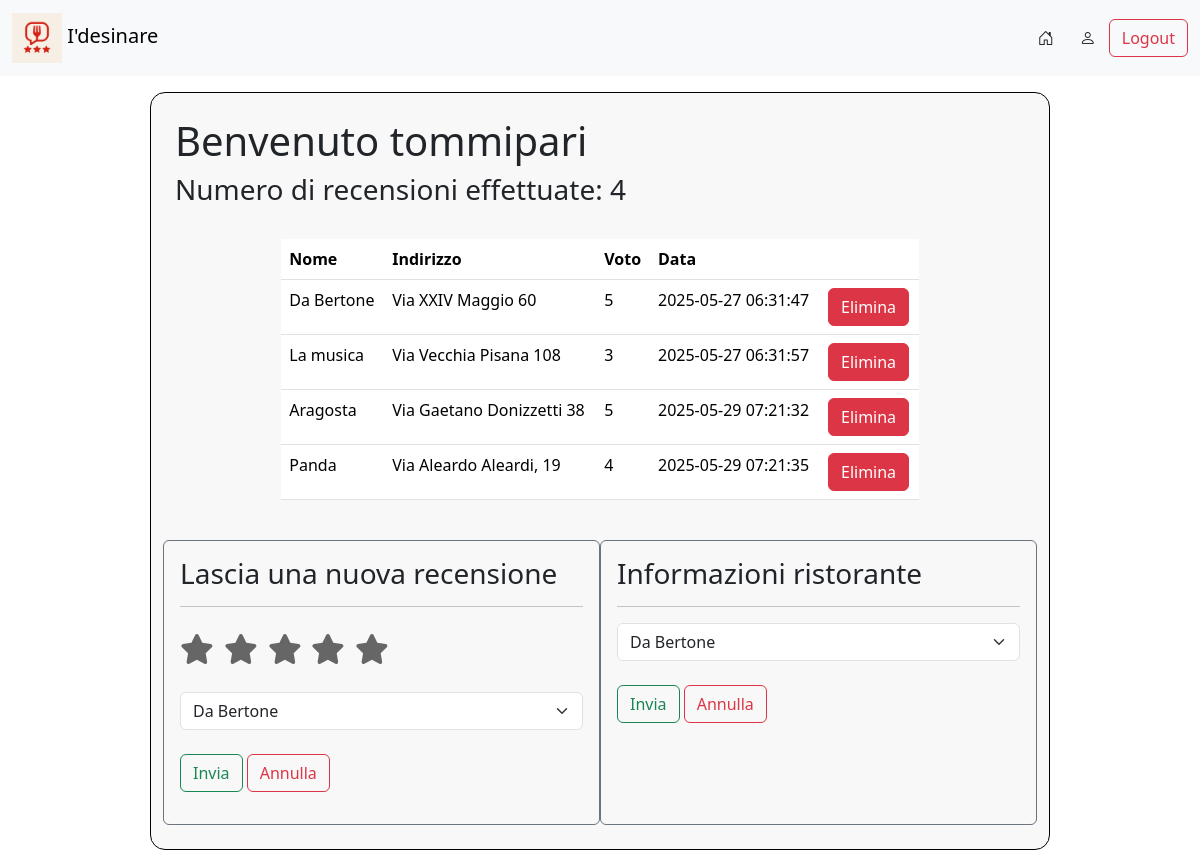
/homepage.php (signed in), run on the app's committed database.
### tables this page shows
CREATE TABLE `recensione` (
  `id_recensione` int(11) NOT NULL,
  `voto` int(11) NOT NULL,
  `data` timestamp NOT NULL DEFAULT current_timestamp() ON UPDATE current_timestamp(),
  `id_utente` int(11) NOT NULL,
  `id_ristorante` int(11) NOT NULL
);

CREATE TABLE `ristorante` (
  `id_ristorante` int(11) NOT NULL,
  `nome` varchar(255) NOT NULL,
  `indirizzo` varchar(255) NOT NULL,
  `citta` varchar(255) NOT NULL,
  `posizione` point NOT NULL
);

### utilsPHP/selectRistoranti.php (the view)
<select class="form-select" name="ristorante" required>
    <?php
        if ($result = $conn->query("SELECT nome, id_ristorante FROM ristorante")) {
            if ($result->num_rows > 0) {
                while($row = $result->fetch_assoc()) {
                    echo "<option value='".$row["id_ristorante"]."'>".$row["nome"]."</option>";
                }
            } else {
                echo "<p style='color:red'>Nessun ristorante trovato!</p>";
            }
        } else {
            echo "<h1 style='color:red'>Errore nella query</h1>";
        }
    ?>
</select>

### utilsPHP/tabellaRecensioniUtente.php (shortened to what this page needs)
<table class="table mx-auto w-75">
    <?php
        if ($result = $conn->query("SELECT r.id_recensione, rs.nome, rs.indirizzo, r.voto, r.data FROM recensione r JOIN utente u ON r.id_utente = u.id_utente JOIN ristorante rs ON rs.id_ristorante = r.id_ristorante WHERE username = '".$_SESSION["username"]."'")) {
            if ($result->num_rows > 0) {
                foreach ($result->fetch_fields() as $column) {
                    if ($column->name != "id_recensione") {
                        echo "<th>".ucfirst($column->name)."</th>";
                    }
                }
                echo "<th></th>";
                while($row = $result->fetch_assoc()) {
                    echo "<tr>";
                    echo "<td>".$row["nome"]."</td>";
                    echo "<td>".$row["indirizzo"]."</td>";
                    echo "<td>".$row["voto"]."</td>";
                    echo "<td>".$row["data"]."</td>";
                    echo "<td>
                        <form method='post' action='./script_eliminaRecensione.php'>
                            <button type='submit' name='id' value='".$row["id_recensione"]."' class='btn btn-danger'>Elimina</button>
                        </form>
                    </td>";
                    echo "</tr>";
                }
            } else {
                echo "<p style='color:red'>Nessuna recensione effettuata!</p>";
            }
        } else {
            echo "<h1 style='color:red'>Errore nella query</h1>";
        }
    ?>
</table>

### css/styles.css (style rules this page uses)
body { background-image: url("../images/ristorante.png"); background-position: center; background-repeat: no-repeat; background-attachment: fixed; background-size: cover; }

### data on the page
recensione: id_ristorante.nome "Da Bertone", id_ristorante.indirizzo "Via XXIV Maggio 60", voto "5", data "2025-05-27 06:31:47", $row["id_recensione"] 17 (drawn)
recensione: id_ristorante.nome "La musica", id_ristorante.indirizzo "Via Vecchia Pisana 108", voto "3", data "2025-05-27 06:31:57", $row["id_recensione"] 18 (drawn)
recensione: id_ristorante.nome "Aragosta", id_ristorante.indirizzo "Via Gaetano Donizzetti 38", voto "5", data "2025-05-29 07:21:32", $row["id_recensione"] 20 (drawn)
recensione: id_ristorante.nome "Panda", id_ristorante.indirizzo "Via Aleardo Aleardi, 19", voto "4", data "2025-05-29 07:21:35", $row["id_recensione"] 21 (drawn)

### other printed values
$_SESSION["username"] "tommipari"
$recensioni "4"
$column->name "Nome"
$column->name "Indirizzo"
$column->name "Voto"
$column->name "Data"
form field ristorante "Da Bertone Da Bertone"
